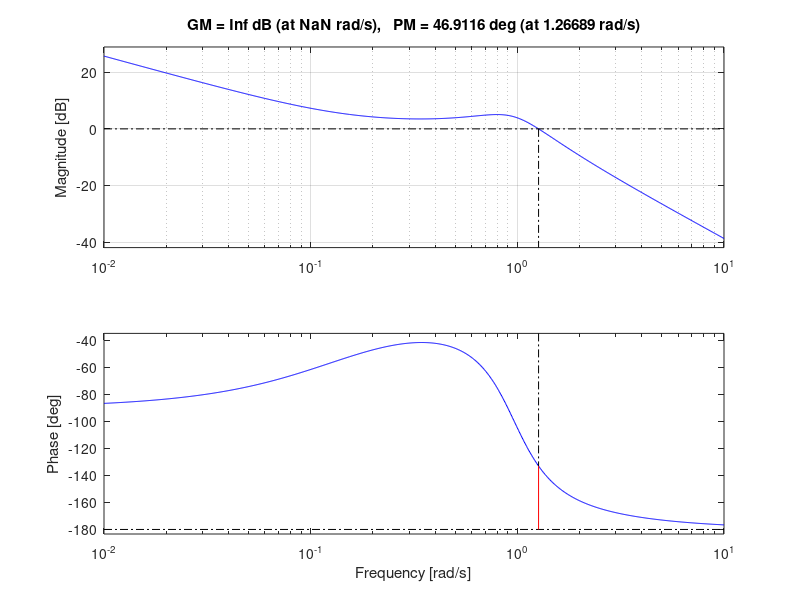
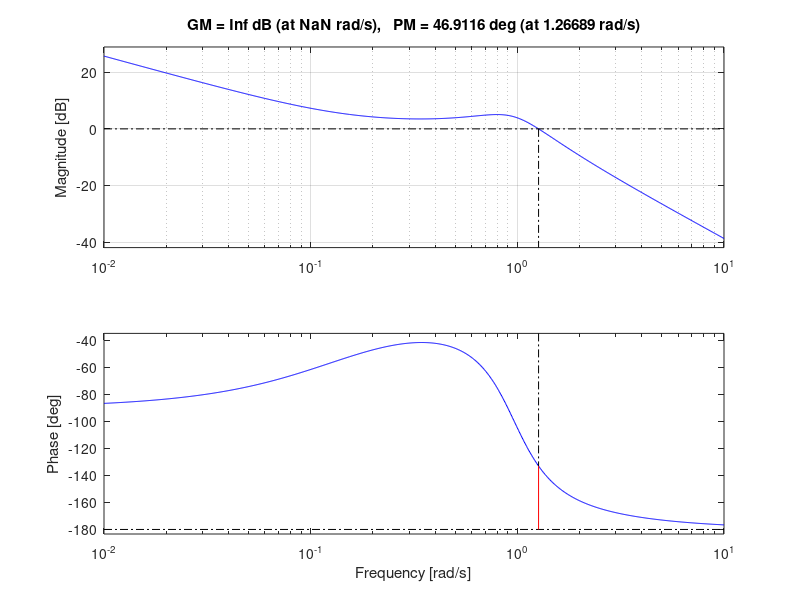
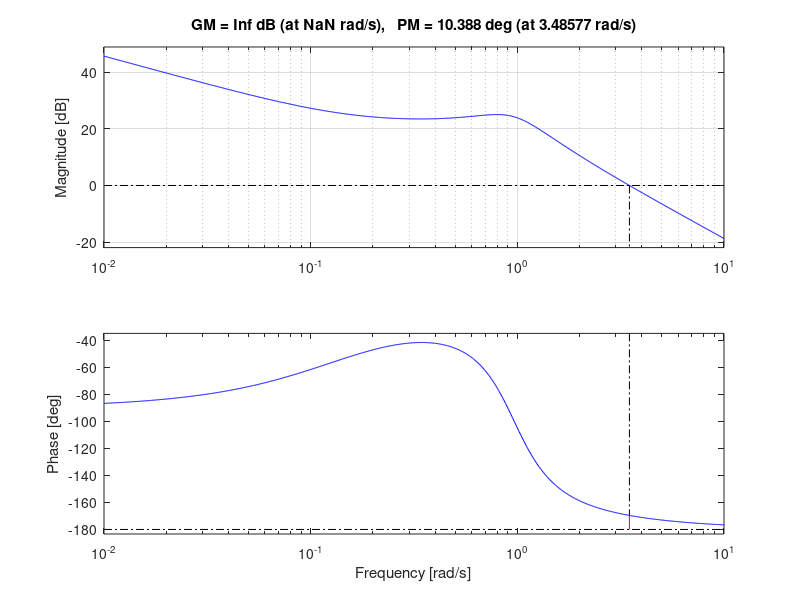
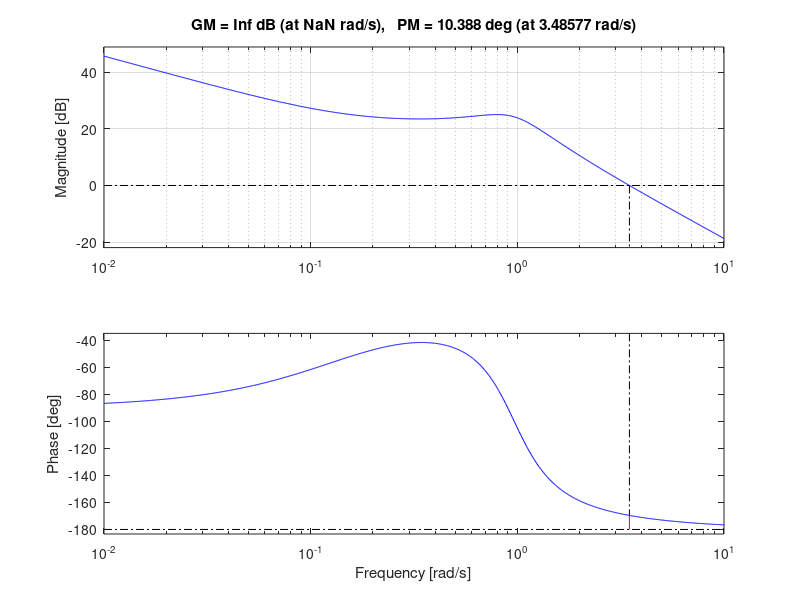

These charts were generated, in order, by the following MATLAB code: (Note: this script raises an error after producing the figures.)
%% Transfer function
s = tf('s');
num = [1.151 0.1774];
den = [1 0.739 0.921 0];
P_pitch = tf(num,den)

%% Bode plot
margin(P_pitch), grid
saveas(gcf, 'figures/9-bode.fig');
saveas(gcf, 'plots/9-bode.jpg');

%% Closed-loop response
sys_cl = feedback(P_pitch,1)
step(0.2*sys_cl), grid
ylabel('pitch angle (rad)');
title('Closed-loop Step Response')

%% Lead compensator
K = 10;
margin(K*P_pitch), grid
saveas(gcf, 'figures/10-bode-K-10.fig');
saveas(gcf, 'plots/10-bode-K-10.jpg');
sys_cl = feedback(K*P_pitch,1);
step(0.2*sys_cl), grid
title('Closed-loop Step Response with K = 10')
saveas(gcf, 'figures/11-closed-step-K-10.fig');
saveas(gcf, 'plots/11-closed-step-K-10.jpg');

%% 
K = 10;
alpha = 0.10;
T = 0.52;
C_lead = K*(T*s + 1) / (alpha*T*s + 1);
margin(C_lead*P_pitch), grid
saveas(gcf, 'figures/12-bode-lead.fig');
saveas(gcf, 'plots/12-bode-lead.jpg');

sys_cl = feedback(C_lead*P_pitch,1);
step(0.2*sys_cl), grid
title('Closed-loop Step Response with K = 10, \alpha = 0.10, and T = 0.52')
saveas(gcf, 'figures/13-closed-step-lead.fig');
saveas(gcf, 'plots/13-closed-step-lead.jpg');

stepinfo(0.2*sys_cl)

%% Modify the lead compensator
alpha = 0.04;
T = 0.55;
C_lead = K*(T*s + 1) / (alpha*T*s + 1);
sys_cl = feedback(C_lead*P_pitch,1);
step(0.2*sys_cl), grid
title('Closed-loop Step Response with K = 10, \alpha = 0.04, and T = 0.55')
saveas(gcf, 'figures/14-closed-step-lead-modified.fig');
saveas(gcf, 'plots/14-closed-step-lead-modified.jpg');

stepinfo(0.2*sys_cl)